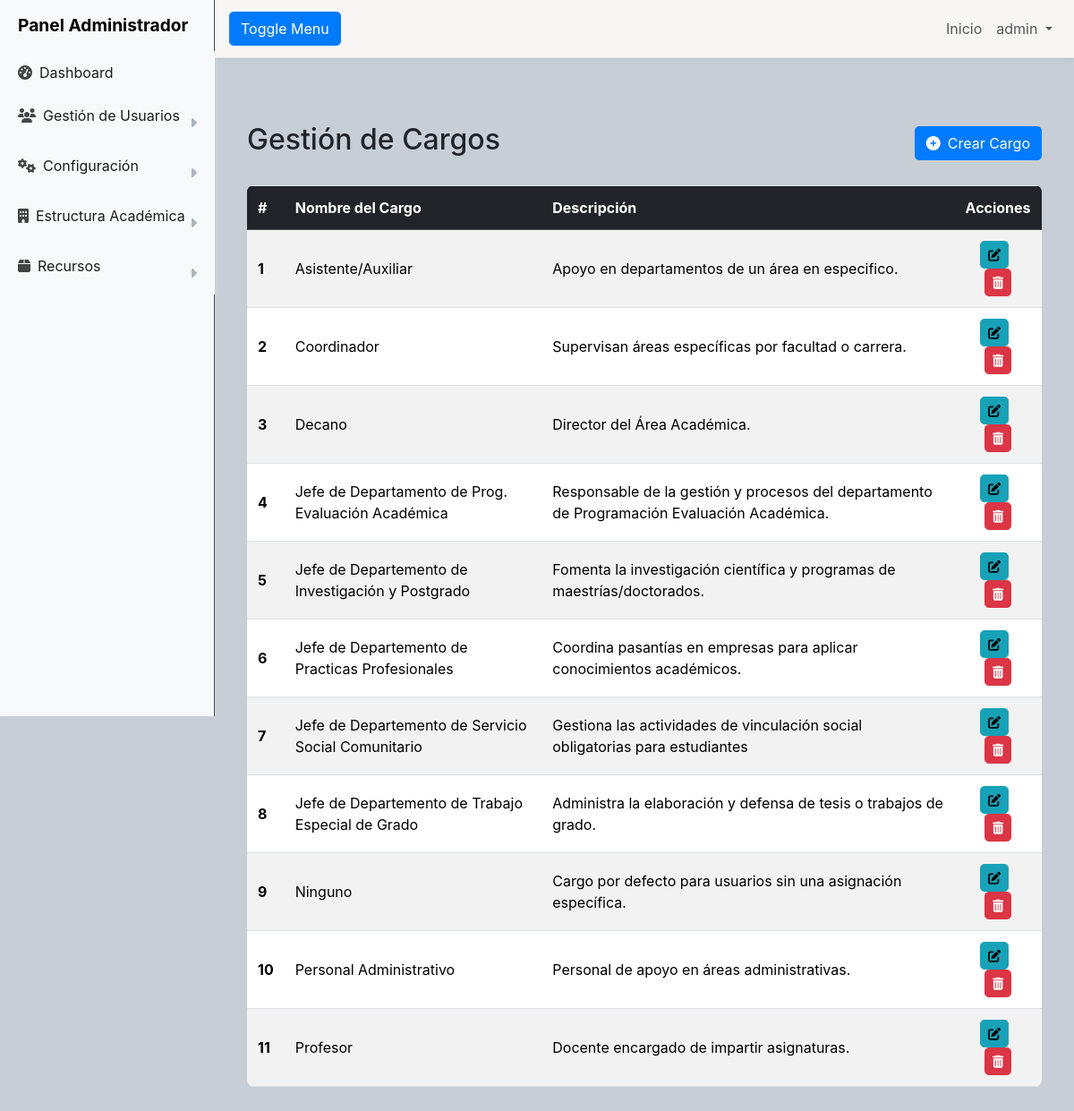
/administrador/cargos/ (signed in), run on an earlier commit of the app's database.
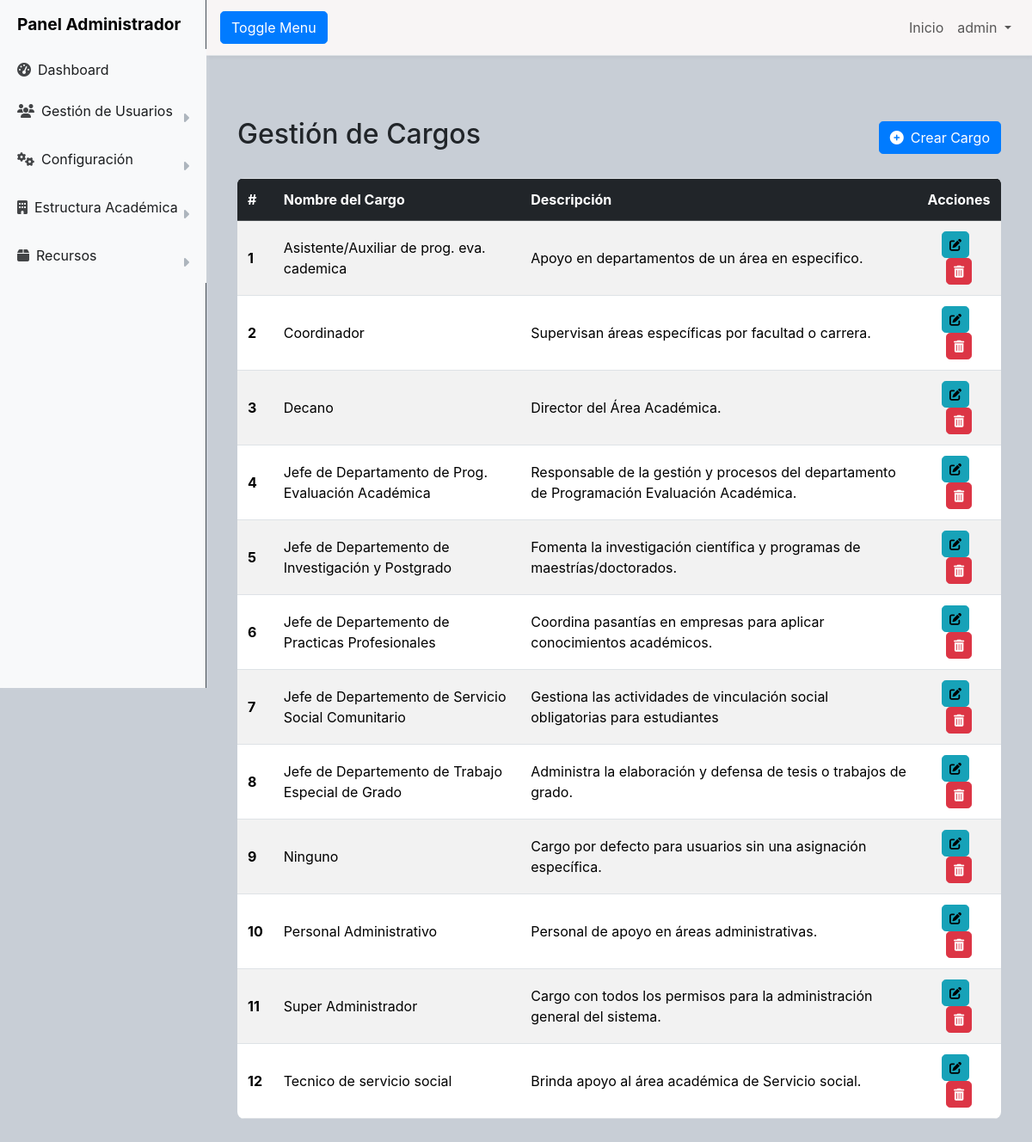
And on a later commit of the database.
### accounts/models.py (models this page shows, shortened)
class Cargo(models.Model):
    nombre = models.CharField(max_length=100, unique=True, verbose_name="Nombre del Cargo")
    descripcion = models.TextField(blank=True, verbose_name="Descripción del Cargo")
    es_jefatura = models.BooleanField(default=False, verbose_name="¿Es un cargo de Jefatura/Dirección?")
    permissions = models.JSONField(
        default=dict, # Por defecto, un diccionario vacío
        blank=True,
        null=True, # Puede ser nulo si no se le asignan permisos explícitamente
        help_text="Permisos granulares asociados a este cargo (formato JSON)."
    )
    class Meta:
        verbose_name = "Cargo"
        verbose_name_plural = "Cargos"
        ordering = ['nombre']

### administrador/views.py (the view)
# urls.py: path('cargos/', views.lista_cargos, name='lista_cargos'),
@login_required
@user_passes_test(lambda u: u.has_permission(PERMISSIONS.MANAGE_CARGOS))
def lista_cargos(request):
    cargos = Cargo.objects.all().order_by('nombre')
    context = {
        'cargos': cargos,
        'puede_gestionar_cargos': request.user.has_permission(PERMISSIONS.MANAGE_CARGOS)
    }
    return render(request, 'lista_cargos.html', context)

### accounts/models.py (called while the page is built, shortened)
    def has_permission(self, permission_name, obj=None):
        if self.is_superuser:
            return True

### administrador/templates/lista_cargos.html (shortened to what this page needs)
{% extends "panel_administrador.html" %}
{% load static %}
{% block content_admin_panel %}
<div class="container mt-4">
    <div class="d-flex justify-content-between align-items-center mb-4">
        <h2>Gestión de Cargos</h2>
        {% if puede_gestionar_cargos %}
        <a href="{% url 'administrador:crear_cargo' %}" class="btn btn-primary">
            <i class="fas fa-plus-circle me-2"></i>Crear Cargo
        </a>
        {% endif %}
    </div>
    {% if cargos %}
    <div class="table-responsive">
        <table class="table table-striped table-hover align-middle">
            <thead class="table-dark">
                <tr>
                    <th scope="col">#</th>
                    <th scope="col">Nombre del Cargo</th>
                    <th scope="col">Descripción</th>
                    {% if puede_gestionar_cargos %}<th scope="col" class="text-center">Acciones</th>{% endif %}
                </tr>
            </thead>
            <tbody>
                {% for cargo in cargos %}
                <tr>
                    <th scope="row">{{ forloop.counter }}</th>
                    <td>{{ cargo.nombre }}</td>
                    <td>{{ cargo.descripcion|default:"N/A" }}</td>
                    {% if puede_gestionar_cargos %}
                    <td class="text-center">
                        <a href="{% url 'administrador:editar_cargo' cargo.pk %}" class="btn btn-sm btn-info me-2" title="Editar">
                            <i class="fas fa-edit"></i>
                        </a>
                        <a href="{% url 'administrador:eliminar_cargo' cargo.pk %}" class="btn btn-sm btn-danger" title="Eliminar">
                            <i class="fas fa-trash-alt"></i>
                        </a>
                    </td>
                    {% endif %}
                </tr>
                {% endfor %}
            </tbody>
        </table>
    </div>
    {% endif %}
</div>
{% endblock content_admin_panel %}

What changed in the data, as far as the page shows it:
removed Cargo: nombre "Profesor", descripcion "Docente encargado de impartir asignaturas."
changed Cargo "Apoyo en departamentos de un área en especifico.": nombre "Asistente/Auxiliar" → "Asistente/Auxiliar de prog. eva. cademica"
added Cargo: nombre "Super Administrador", descripcion "Cargo con todos los permisos para la administración general del sistema."
added Cargo: nombre "Tecnico de servicio social", descripcion "Brinda apoyo al área académica de Servicio social."
